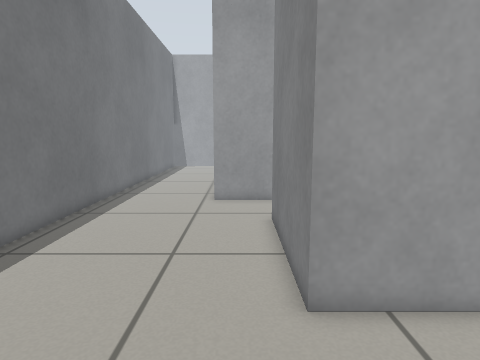
[1] (above)

16 first-person views from a walk through a world built for the Gazebo simulator. The camera is 0.7 m above the floor, tilts 8° down and sees 75° across. The floor is counted in squares, 0.2 m on a side. Each view is taken from the middle of a square. On the plan, view 1 faces up. The plan holds only what a view shows up to about 20 squares ahead; the rest is blank. Robots are left out.

[2]
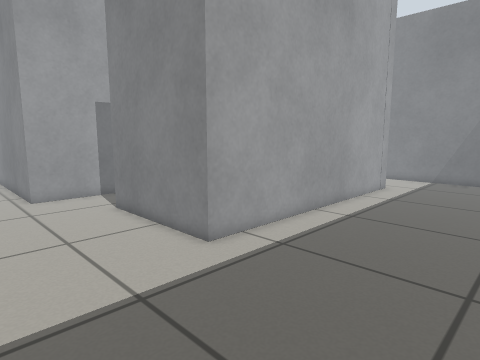

[3]
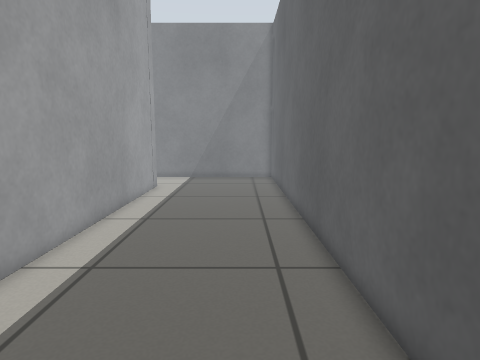

[4]
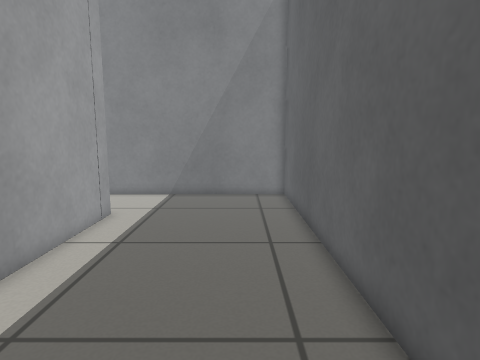

[5]
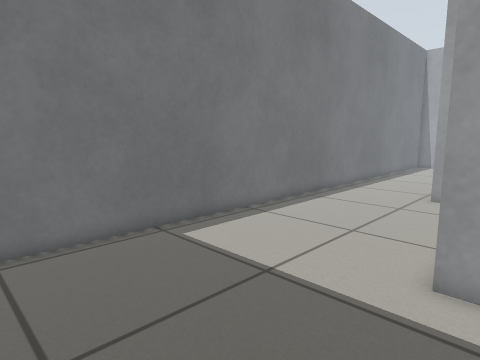

[6]
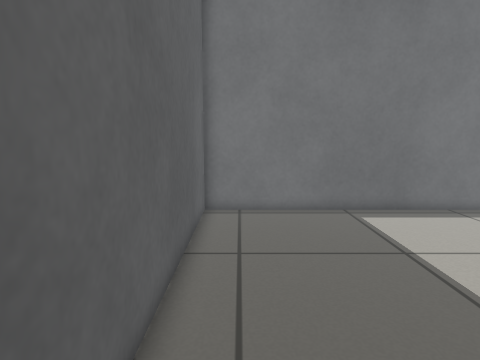

[7]
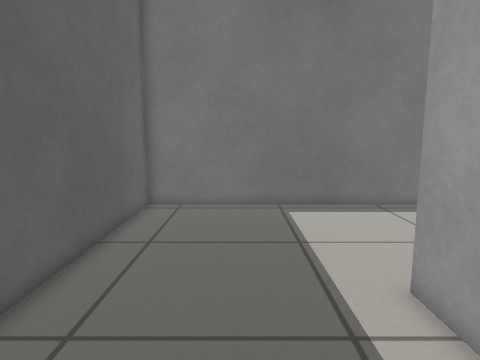

[8]
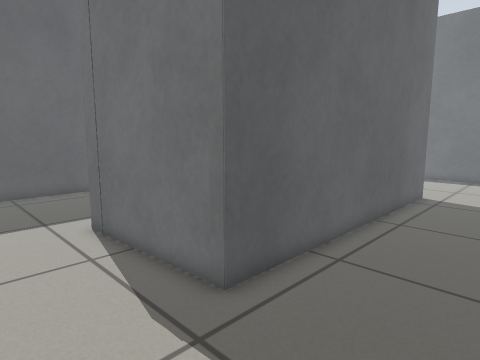

[9]
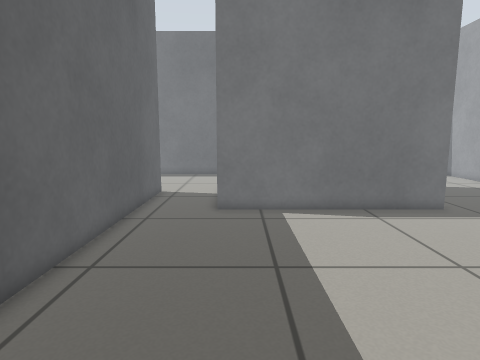

[10]
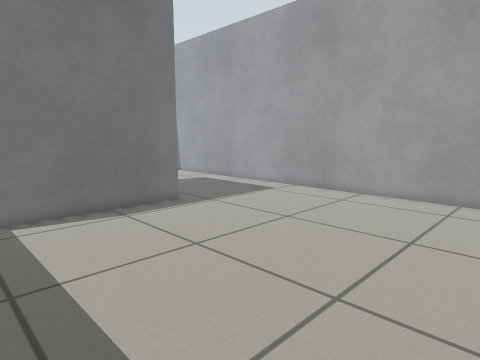

[11]
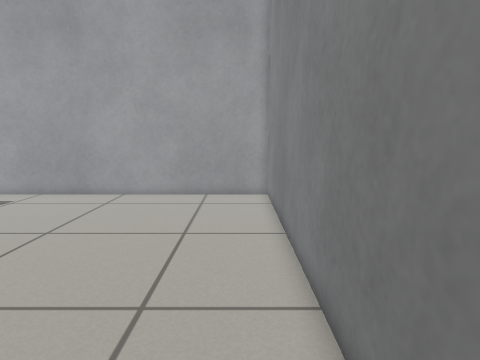

[12]
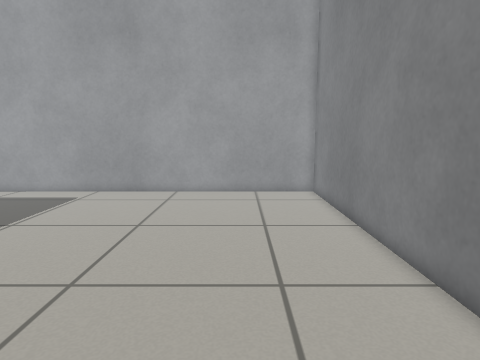

[13]
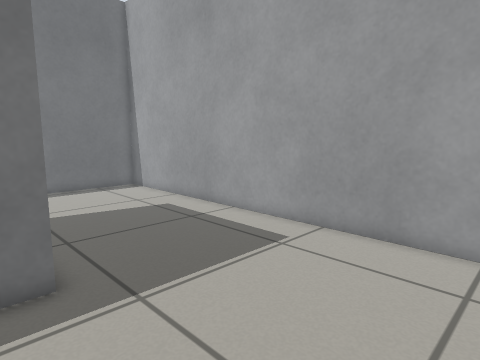

[14]
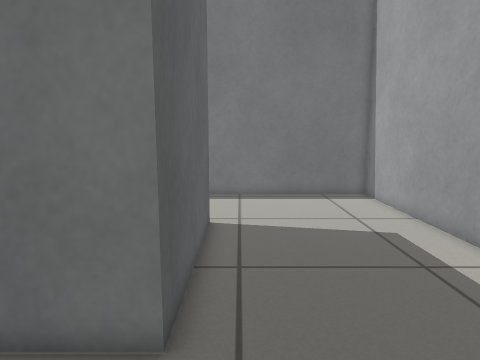

[15]
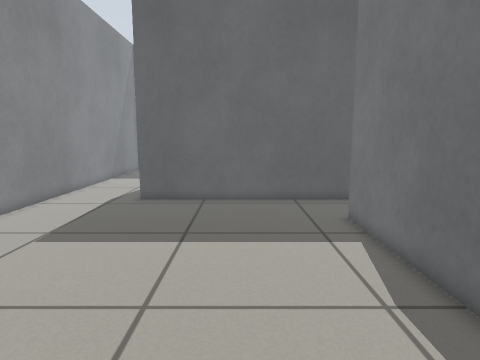

[16]
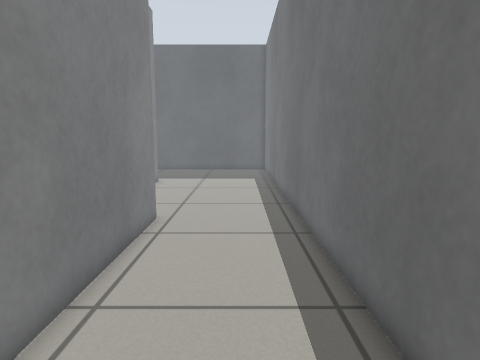

### Floor plan
Points are (right, up) in squares from view 1. A wall is a line through its corners. A room is listed if a view was taken in it or the views show most of it. See-through windows are left out.
Room 1 (views 1, 2, 3, 4, 5, 6, 7)
walls: (16.8, 5.8) (1.4, 5.8) (1.4, 13); (0.6, 16.9) (-1.4, 16.9); (-7.6, 15.5) (-7.6, -2.7) (21.7, -2.7) (21.7, 4.4)
ways out: opening at (-2.6, 15.8) to room 2; opening at (19, 5) to room 2
Room 2 (views 8, 9, 10, 11, 12, 13, 14, 15, 16)
walls: (3.1, 16.9) (0.6, 16.9); (-1.5, 27.8) (6.4, 27.8) (6.4, 16.9); (-1.4, 16.9) (-1.4, 25.8); (21.7, 19.9) (21.7, 36.6) (-7.6, 36.5) (-7.6, 15.5); (1.4, 13) (16.5, 13) (16.8, 5.8); (21.7, 9.5) (21.7, 16.5); (21.7, 4.4) (21.7, 7.9)
ways out: opening at (-2.6, 15.8) to room 1; opening at (19, 5) to room 1

Where each view was taken, in squares from view 1:
view 1: 0 up, 0 right, facing up
view 2: 2 down, 5 left, facing up-right
view 3: 0 up, 5 left, facing right
view 4: 0 up, 3 right, facing right
view 5: 2 down, 3 right, facing up-left
view 6: 1 down, 7 right, facing left
view 7: 2 up, 8 right, facing left
view 8: 18 up, 21 right, facing down-left
view 9: 18 up, 21 right, facing left
view 10: 18 up, 21 right, facing up-left
view 11: 18 up, 20 right, facing up
view 12: 17 up, 17 right, facing up
view 13: 26 up, 14 right, facing up-left
view 14: 29 up, 11 right, facing left
view 15: 30 up, 11 right, facing down
view 16: 30 up, 5 left, facing down
